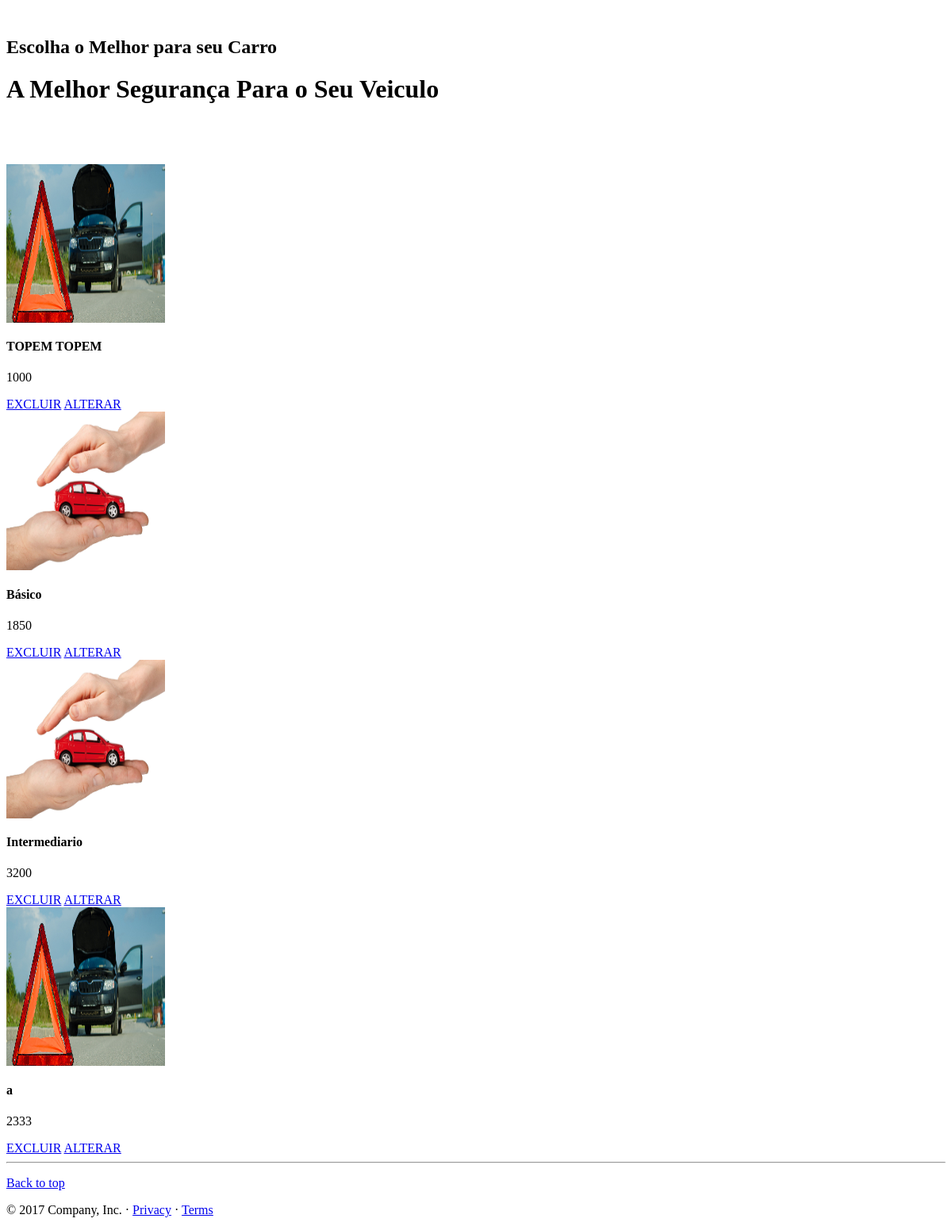
Page /listarProduto.php on the earlier database version.
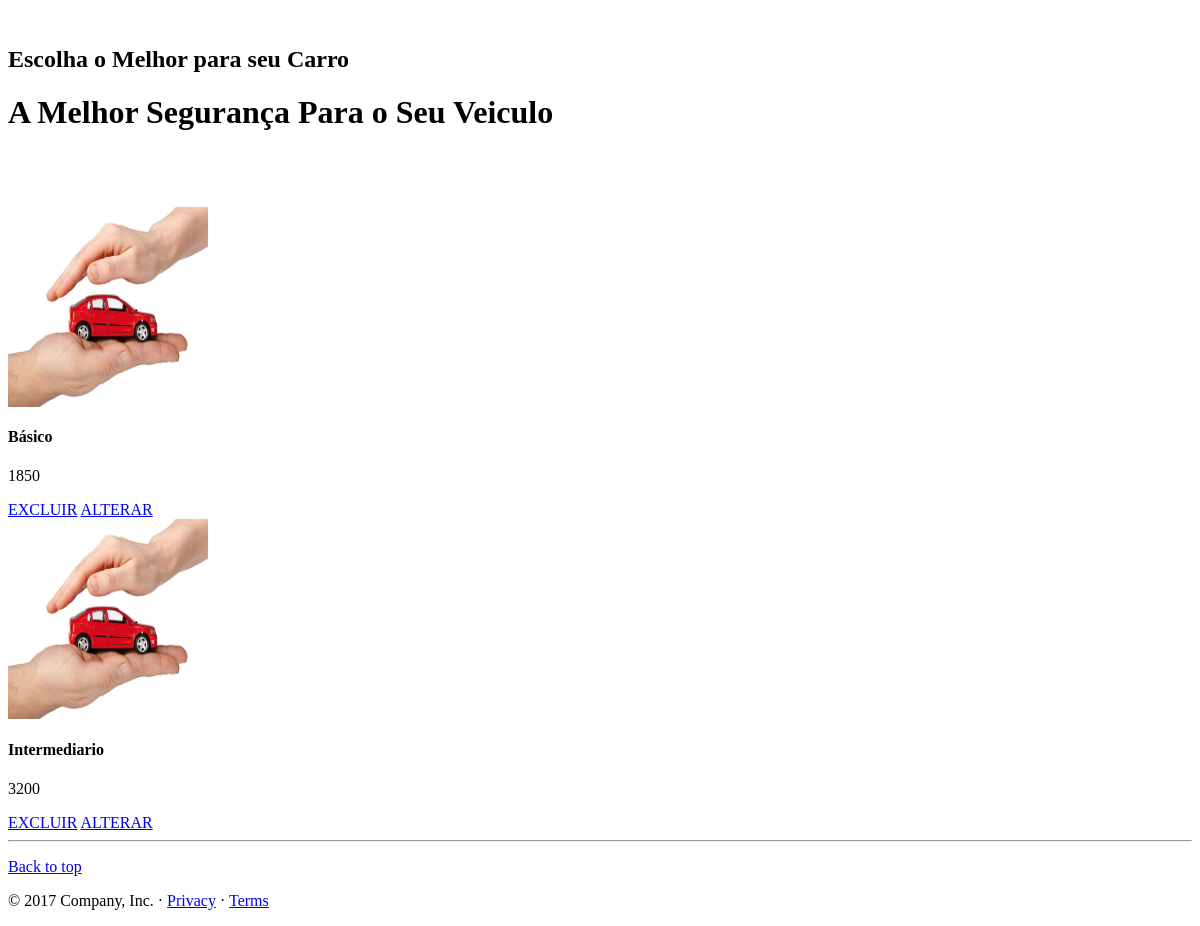
Same page on the later database version.
### tables this page shows
CREATE TABLE "plano" ("cod_plano" INTEGER PRIMARY KEY ,"nome" VARCHAR(100),"km_guincho" INTEGER DEFAULT (null) ,"coberturaP" NUMERIC(5,2),"cobertura3" NUMERIC(5,2),"carroR" VARCHAR(3) DEFAULT (null) ,"sVidro" VARCHAR(3) DEFAULT (null) ,"sLanterna" VARCHAR(3) DEFAULT (null) ,"dataInicio" DATE,"dataFim" DATE,"valor" NUMERIC(5,2),"descricao1" VARCHAR(100),"descricao2" varchar(100),"img1" varchar(100),"img2" varchar(100),"img3" varchar(100));

### funcoesCRUD.php (the view)
<?php
function imprimi_item($nome, $valor, $descricao, $imagem, $cod_plano){
    echo"<div class='col-xs-6 col-sm-3 placeholder'>
            <a href='descricao.php?plano=$nome'>
            <img src='$imagem' width='200' height='200' class='img-responsive' alt='Generic placeholder thumbnail'></a>
            <h4>$nome</h4>
            <p> $valor </p>
             <a href='ExcluirProduto.php?cod=$cod_plano'>EXCLUIR</a>
             <a href='AlterarProduto.php?cod=$cod_plano'>ALTERAR</a>
        </div>";
}
function getProdutos(){
    $conexaoBanco = new PDO('sqlite:db/comercioEletronico.sqlite') or die ("Não consegui Conectar!");
    $SQL = "SELECT cod_plano, nome, valor, descricao1, img1
           FROM plano";
    $resultado = $conexaoBanco->query($SQL);
    $prod = $resultado->fetchAll();
    return $prod;
}
?>

### listarProduto.php (shortened to what this page needs)
<?php include "menu.php ";
require_once "funcoesCRUD.php";
?>
<link href="dist/css/meuEstilo.css" rel="stylesheet">
<div class="jumbotron" >
    <br />
    <div class="container">
        <h2>Escolha o Melhor para seu Carro </h2>
    </div>
</div>
<div class="container">
    <div class="starter-template">
        <h1>A Melhor Segurança Para o Seu Veiculo</h1>
        <br />
        <br />
    </div>
<br />
        <?php
        $cont = 0;
        foreach (getProdutos() as $p){
            $cont++;
            if($cont == 1){
                echo "<div class=\"row placeholders\">";
            }
            imprimi_item($p["nome"],$p["valor"], $p["descricao1"],$p["img1"],$p['cod_plano']);
            if($cont == 4){
                echo "</div>";
                $cont =0;
            }
        }
        if($cont != 0){
            echo "</div>";
        }
        ?>
</div>
    <hr>
<?php include "rodape.php";?>

### rodape.php (shortened to what this page needs)
<footer>
    <p class="pull-right"><a href="#">Back to top</a></p>
    <p>&copy; 2017 Company, Inc. &middot; <a href="#">Privacy</a> &middot; <a href="#">Terms</a></p>
</footer>
</body>
</html>

Differences in the rows shown:
removed plano: img1 (picture), nome "TOPEM TOPEM", valor "1000"
removed plano: img1 (picture), nome "a", valor "2333"
